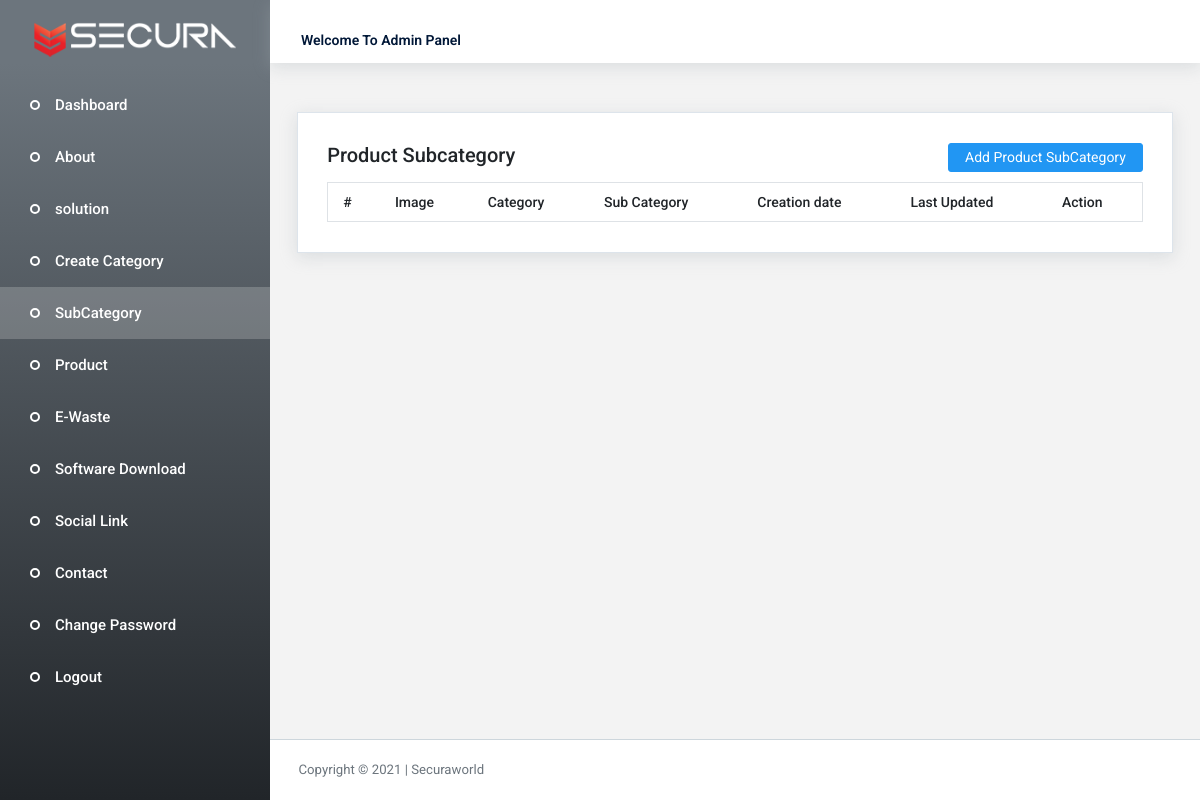
The page /Admin/product_subcate.php (signed in) on the database as committed earlier.
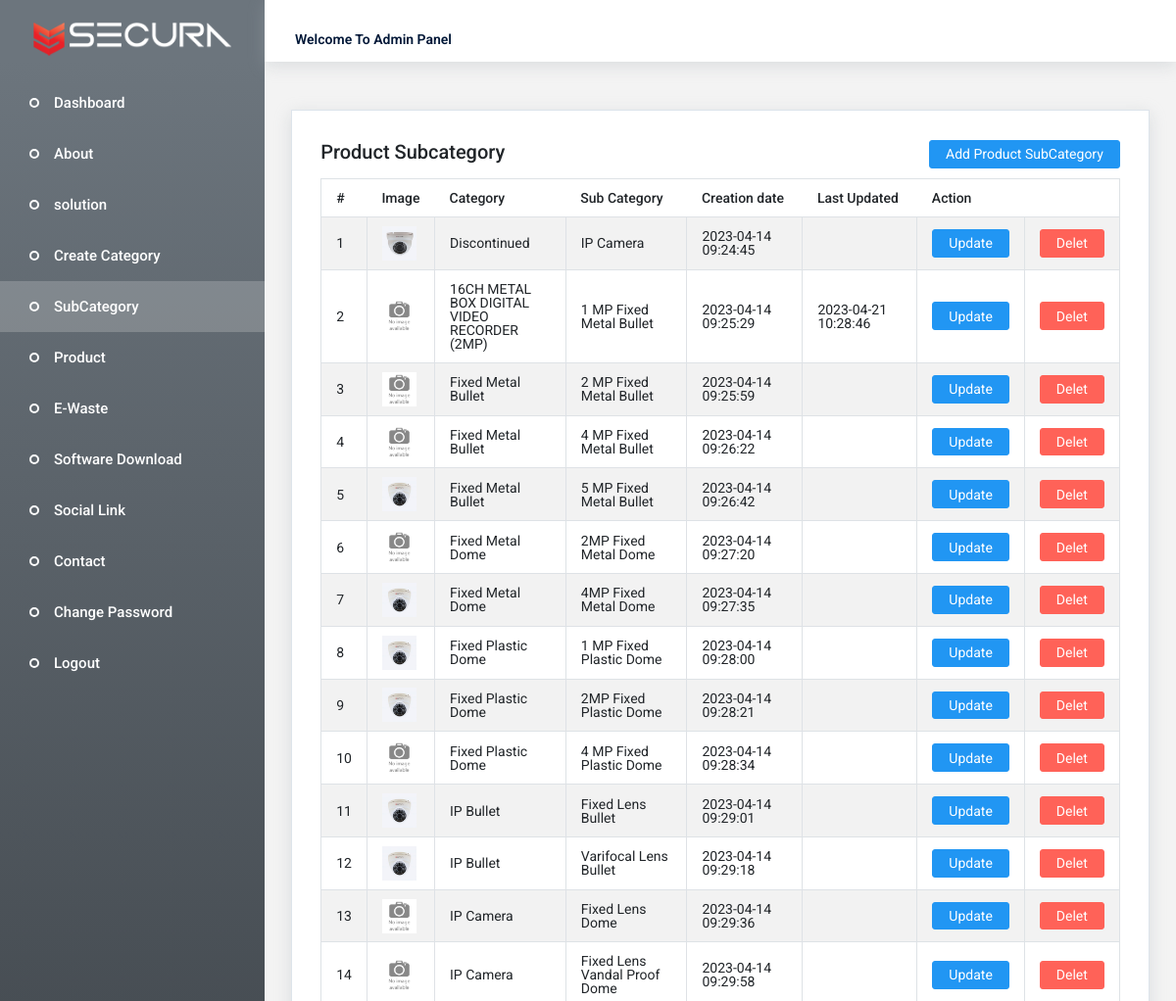
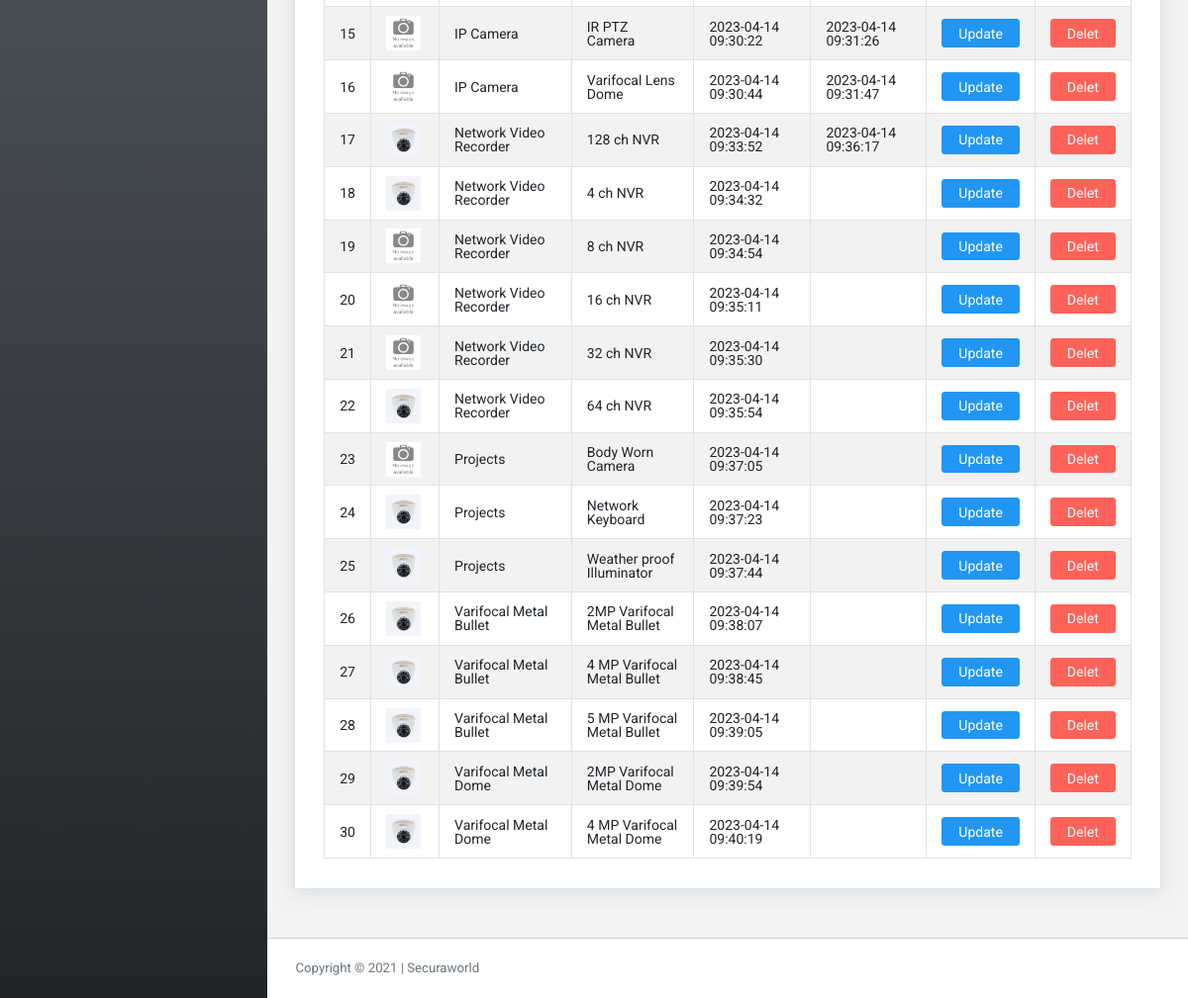
The same page on the database as committed later (2 pictures, top to bottom).
### tables this page shows
CREATE TABLE `sub_cate` (
  `id` int(11) NOT NULL,
  `categoryid` int(11) DEFAULT NULL,
  `img` varchar(250) NOT NULL,
  `subcategory` varchar(255) DEFAULT NULL,
  `creationDate` timestamp NULL DEFAULT current_timestamp(),
  `updationDate` timestamp NULL DEFAULT NULL
);

CREATE TABLE `product_cate` (
  `id` int(11) NOT NULL,
  `categoryName` varchar(250) NOT NULL,
  `img` varchar(250) NOT NULL,
  `creationDate` date NOT NULL,
  `updationDate` date NOT NULL
);

### Admin/product_subcate.php (the view, shortened to what this page needs)
<!DOCTYPE html>
<html lang="en">
<?php @include("include/secureConfig.php");
?>
  <head>
    <?php @include("include/head.php") ?>
  </head>
  <body>
    <div class="container-scroller">
      <?php @include("include/navbar.php"); ?>
      <div class="container-fluid page-body-wrapper">
        <?php @include("include/sidebar.php"); ?>
        <div class="main-panel">
          <div class="content-wrapper">
            <div class="row">
              <div class="col-lg-12 grid-margin stretch-card">
                <div class="card">
                  <div class="card-body">
                    <h4 class="card-title">Product Subcategory<a href="product_subcate_add.php" class="btn btn-primary" style="float: right;">Add Product SubCategory</a></h4>
                    <div class="resTable">
                      <table class="datatable-1 table table-bordered table-striped	 display" width="100%">
                        <thead>
                                    <tr>
                                    <th>#</th>
                                    <th>Image</th>
                                    <th>Category</th>
                                    <th>Sub Category</th>
                                    <th>Creation date</th>
                                    <th>Last Updated</th>
                                    <th>Action</th>
                                    </tr>
                                </thead>
                                <tbody>
                                    <?php $query=mysqli_query($con,"select sub_cate.id,product_cate.categoryName,sub_cate.subcategory,sub_cate.img,sub_cate.creationDate,sub_cate.updationDate from sub_cate join product_cate on product_cate.id=sub_cate.categoryid");
                                    $cnt=1;
                                    while($row=mysqli_fetch_array($query))
                                    {
                                      if($row['id'] != 1){
                                    ?>
                                    <tr>
                                    <td><?php echo htmlentities($cnt);?></td>
                                    <td class="py-1"> <img src="<?php echo $row["img"]=='' ? PRODUCT_URL.'noimg.png' : (file_exists(UPLOAD_PRODUCT_URL.$row["img"]) ? PRODUCT_URL.$row["img"] : PRODUCT_URL.'noimg.png'); ?>" style="width:25%;border-radius:0% !important;" alt="image"><br/></td>
                                    <td><?php echo htmlentities($row['categoryName']);?></td>
                                    <td><?php echo htmlentities($row['subcategory']);?></td>
                                    <td> <?php echo htmlentities($row['creationDate']);?></td>
                                    <td><?php echo htmlentities($row['updationDate']);?></td>
                                    <td style="width: 50px;"><a class="btn btn-primary" href="product_subcate_update.php?id=<?php echo $row['id'];?>">Update</a></td>
                                    <td style="width: 50px;"><a class="btn btn-danger" href="product_subcate.php?id=<?php echo $row['id'];?>" onclick="return confirm('Are you sure');">Delet</a><br/></td>
                                    </tr>
                                    <?php $cnt=$cnt+1; } } ?>
                            </table>
                        </div>
                    </div>
                </div>
              </div>
            </div>
          </div>
          <?php @include("include/footer.php"); ?>
        </div>
      </div>
    </div>
  </body>
</html>

Rows that differ between the two databases and show on the page:
added sub_cate: img (picture), product_cate.categoryName "Discontinued", subcategory "IP Camera", creationDate "2023-04-14 09:24:45"
added sub_cate: product_cate.categoryName "16CH METAL BOX DIGITAL VIDEO RECORDER (2MP)", subcategory "1 MP Fixed Metal Bullet", creationDate "2023-04-14 09:25:29", updationDate "2023-04-21 10:28:46"
added sub_cate: product_cate.categoryName "Fixed Metal Bullet", subcategory "2 MP Fixed Metal Bullet", creationDate "2023-04-14 09:25:59"
added sub_cate: product_cate.categoryName "Fixed Metal Bullet", subcategory "4 MP Fixed Metal Bullet", creationDate "2023-04-14 09:26:22"
added sub_cate: img (picture), product_cate.categoryName "Fixed Metal Bullet", subcategory "5 MP Fixed Metal Bullet", creationDate "2023-04-14 09:26:42"
added sub_cate: product_cate.categoryName "Fixed Metal Dome", subcategory "2MP Fixed Metal Dome", creationDate "2023-04-14 09:27:20"
added sub_cate: img (picture), product_cate.categoryName "Fixed Metal Dome", subcategory "4MP Fixed Metal Dome", creationDate "2023-04-14 09:27:35"
added sub_cate: img (picture), product_cate.categoryName "Fixed Plastic Dome", subcategory "1 MP Fixed Plastic Dome", creationDate "2023-04-14 09:28:00"
added sub_cate: img (picture), product_cate.categoryName "Fixed Plastic Dome", subcategory "2MP Fixed Plastic Dome", creationDate "2023-04-14 09:28:21"
added sub_cate: product_cate.categoryName "Fixed Plastic Dome", subcategory "4 MP Fixed Plastic Dome", creationDate "2023-04-14 09:28:34"
added sub_cate: img (picture), product_cate.categoryName "IP Bullet", subcategory "Fixed Lens Bullet", creationDate "2023-04-14 09:29:01"
added sub_cate: img (picture), product_cate.categoryName "IP Bullet", subcategory "Varifocal Lens Bullet", creationDate "2023-04-14 09:29:18"
added sub_cate: product_cate.categoryName "IP Camera", subcategory "Fixed Lens Dome", creationDate "2023-04-14 09:29:36"
added sub_cate: product_cate.categoryName "IP Camera", subcategory "Fixed Lens Vandal Proof Dome", creationDate "2023-04-14 09:29:58"
added sub_cate: product_cate.categoryName "IP Camera", subcategory "IR PTZ Camera", creationDate "2023-04-14 09:30:22", updationDate "2023-04-14 09:31:26"
added sub_cate: product_cate.categoryName "IP Camera", subcategory "Varifocal Lens Dome", creationDate "2023-04-14 09:30:44", updationDate "2023-04-14 09:31:47"
added sub_cate: img (picture), product_cate.categoryName "Network Video Recorder", subcategory "128 ch NVR", creationDate "2023-04-14 09:33:52", updationDate "2023-04-14 09:36:17"
added sub_cate: img (picture), product_cate.categoryName "Network Video Recorder", subcategory "4 ch NVR", creationDate "2023-04-14 09:34:32"
added sub_cate: product_cate.categoryName "Network Video Recorder", subcategory "8 ch NVR", creationDate "2023-04-14 09:34:54"
added sub_cate: product_cate.categoryName "Network Video Recorder", subcategory "16 ch NVR", creationDate "2023-04-14 09:35:11"
added sub_cate: product_cate.categoryName "Network Video Recorder", subcategory "32 ch NVR", creationDate "2023-04-14 09:35:30"
added sub_cate: img (picture), product_cate.categoryName "Network Video Recorder", subcategory "64 ch NVR", creationDate "2023-04-14 09:35:54"
added sub_cate: product_cate.categoryName "Projects", subcategory "Body Worn Camera", creationDate "2023-04-14 09:37:05"
added sub_cate: img (picture), product_cate.categoryName "Projects", subcategory "Network Keyboard", creationDate "2023-04-14 09:37:23"
added sub_cate: img (picture), product_cate.categoryName "Projects", subcategory "Weather proof Illuminator", creationDate "2023-04-14 09:37:44"
added sub_cate: img (picture), product_cate.categoryName "Varifocal Metal Bullet", subcategory "2MP Varifocal Metal Bullet", creationDate "2023-04-14 09:38:07"
added sub_cate: img (picture), product_cate.categoryName "Varifocal Metal Bullet", subcategory "4 MP Varifocal Metal Bullet", creationDate "2023-04-14 09:38:45"
added sub_cate: img (picture), product_cate.categoryName "Varifocal Metal Bullet", subcategory "5 MP Varifocal Metal Bullet", creationDate "2023-04-14 09:39:05"
added sub_cate: img (picture), product_cate.categoryName "Varifocal Metal Dome", subcategory "2MP Varifocal Metal Dome", creationDate "2023-04-14 09:39:54"
added sub_cate: img (picture), product_cate.categoryName "Varifocal Metal Dome", subcategory "4 MP Varifocal Metal Dome", creationDate "2023-04-14 09:40:19"
